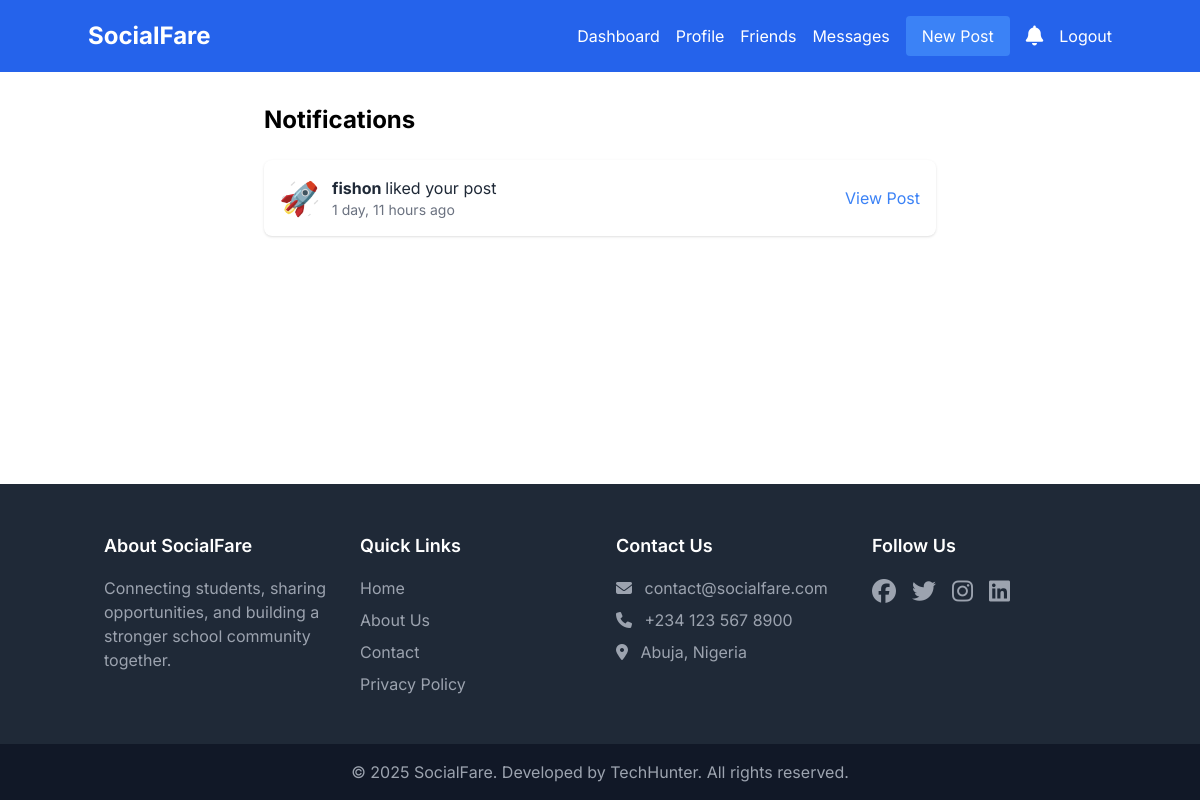
The app's page /notifications/ (signed in) with its own data.
### social/models.py (models this page shows, shortened)
class Notification(models.Model):
    NOTIFICATION_TYPES = (
        ('friend_request', 'Friend Request'),
        ('friend_accept', 'Friend Request Accepted'),
        ('post_like', 'Post Like'),
        ('post_comment', 'Post Comment'),
        ('new_post', 'New Post'),
    )
    recipient = models.ForeignKey(User, on_delete=models.CASCADE, related_name='notifications')
    sender = models.ForeignKey(User, on_delete=models.CASCADE, related_name='sent_notifications')
    notification_type = models.CharField(max_length=20, choices=NOTIFICATION_TYPES)
    post = models.ForeignKey(Post, on_delete=models.CASCADE, null=True, blank=True)
    created_at = models.DateTimeField(auto_now_add=True)
    is_read = models.BooleanField(default=False)
    class Meta:
        ordering = ['-created_at']

class Profile(models.Model):
    user = models.OneToOneField(settings.AUTH_USER_MODEL, on_delete=models.CASCADE)
    bio = models.TextField(max_length=500, blank=True)
    image = models.ImageField(upload_to='profile_pics/', null=True, blank=True)

### social/views.py (the view)
# urls.py: path('notifications/', views.notifications, name='notifications'),
@login_required
def notifications(request):
    request.user.notifications.filter(is_read=False).update(is_read=True)
    notifications = request.user.notifications.all()
    return render(request, 'social/notifications.html', {'notifications': notifications})

### social/templatetags/social_extras.py (called while the page is built)
@register.filter
def unread_notifications_count(user):
    return user.notifications.filter(is_read=False).count()

### social/templates/social/notifications.html (shortened to what this page needs)
{% extends 'social/base.html' %}
{% block content %}
<div class="container mx-auto px-4 py-8">
    <div class="max-w-2xl mx-auto">
        <h2 class="text-2xl font-bold mb-6">Notifications</h2>
        <div class="space-y-4">
            {% for notification in notifications %}
            <div class="bg-white rounded-lg shadow p-4 {% if not notification.is_read %}border-l-4 border-blue-500{% endif %}">
                <div class="flex items-center">
                    {% if notification.sender.profile.image %}
                        <img src="{{ notification.sender.profile.image.url }}" alt="" class="w-10 h-10 rounded-full mr-3">
                    {% else %}
                        <img src="https://via.placeholder.com/40" alt="" class="w-10 h-10 rounded-full mr-3">
                    {% endif %}
                    <div class="flex-1">
                        <p class="text-gray-800">
                            <a href="{% url 'social:profile_detail' username=notification.sender.username %}"
                               class="font-bold hover:underline">
                                {{ notification.sender.username }}
                            </a>
                            {% if notification.notification_type == 'friend_request' %}
                                sent you a friend request
                            {% elif notification.notification_type == 'friend_accept' %}
                                accepted your friend request
                            {% elif notification.notification_type == 'post_like' %}
                                liked your post
                            {% elif notification.notification_type == 'post_comment' %}
                                commented on your post
                            {% elif notification.notification_type == 'new_post' %}
                                added a new post
                            {% endif %}
                        </p>
                        <p class="text-gray-500 text-sm">{{ notification.created_at|timesince }} ago</p>
                    </div>
                    {% if notification.post %}
                        <a href="{% url 'social:post_detail' pk=notification.post.id %}"
                           class="text-blue-500 hover:underline">
                            View Post
                        </a>
                    {% endif %}
                </div>
            </div>
            {% empty %}
            <div class="bg-white rounded-lg shadow p-6 text-center text-gray-500">
                No notifications yet
            </div>
            {% endfor %}
        </div>
    </div>
</div>
{% endblock %}

### records on screen
Notification: sender.profile.image (picture), sender.username "fishon", notification_type "liked your post", created_at "1 day, 11 hours", shows "View Post"
